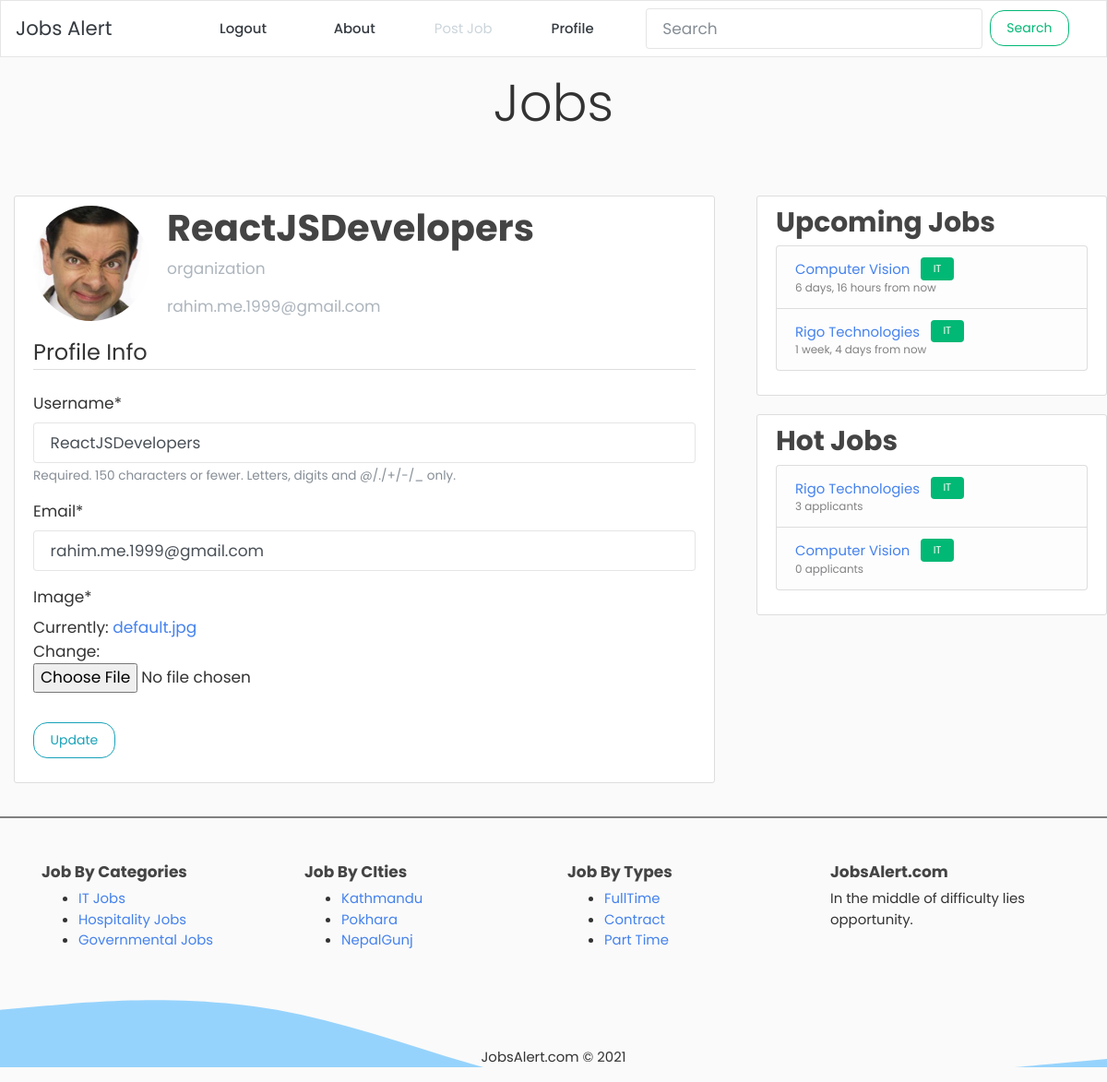
The page /profile (signed in) on the database its author committed.
### users/models.py (models this page shows, shortened)
class Profile(models.Model):
    user = models.OneToOneField(User, on_delete=models.CASCADE)
    image = models.ImageField(default='default.jpg', upload_to='profile_pics')
    account_type = models.CharField(max_length=200, null=True)

### blog/models.py (models this page shows, shortened)
class Post(models.Model):
    title = models.CharField(max_length=100)
    content = models.TextField()
    category = models.ForeignKey(
        Category,
        on_delete=models.SET_NULL,
        related_name='posts',
        related_query_name='posts',
        null=True,
    )
    date_posted = models.DateTimeField(default=timezone.now)
    author = models.ForeignKey(User, on_delete=models.CASCADE)
    due_date = models.DateTimeField()

class Category(models.Model):
    category_name = models.CharField(max_length = 50, verbose_name='Category Name')
    image = models.ImageField(upload_to='category_images/', null=True, blank=True)
    def __str__(self):
        return self.category_name

### users/views.py (the view)
# urls.py: path('profile', user_views.profile, name='profile'),
@login_required
def profile(request):
    if request.method == 'POST':
        u_form = UserUpdateForm(request.POST, instance=request.user)
        p_form = ProfileUpdateForm(request.POST, request.FILES, instance=request.user.profile)
        if u_form.is_valid() and p_form.is_valid():
            u_form.save()
            p_form.save()
            messages.success(request, 'Your account has been updated successfully!')
            return redirect('profile')
    else:
        u_form = UserUpdateForm(instance=request.user)
        p_form = ProfileUpdateForm(instance=request.user.profile)
    context = {
        'u_form': u_form,
        'p_form': p_form
    }
    return render(request, 'users/profile.html', context)

### users/forms.py
class UserUpdateForm(forms.ModelForm):
    email = forms.EmailField()
    class Meta:
        model = User
        fields = ['username', 'email']

class ProfileUpdateForm(forms.ModelForm):
    class Meta:
        model = Profile
        fields = ['image']

### blog/context_processors.py (called while the page is built)
def get_latest_jobs(request):
    posts = Post.objects.filter(due_date__gte=timezone.now()).order_by('due_date')[:4]
    return {
        'hot_box_posts': posts
    }

def get_hot_jobs(request):
    posts = Post.objects.annotate(
                num_applicants=Count('job_applications')
            ).order_by('-num_applicants')[:4]
    return {
        'hot_box_posts_second': posts
    }

### users/templates/users/profile.html (shortened to what this page needs)
{% extends "blog/base.html" %}
{% load crispy_forms_tags %}
{% block content %}
    <div class="content-section">
      <div class="media">
        <img class="rounded-circle account-img" src="{{ user.profile.image.url }}">
        <div class="media-body">
          <h2 class="account-heading">{{ user.username }}</h2>
          <p class="text-secondary">{{ user.profile.account_type }}</p>
          <p class="text-secondary">{{ user.email }}</p>
        </div>
      </div>
      <form method="POST" enctype="multipart/form-data">
        <fieldset class="form-group">
            <legend class="border-bottom mb-4">Profile Info</legend>
            {{ u_form|crispy }}
            {{ p_form|crispy }}
        </fieldset>
        <div class="form-group">
            <button class="btn btn-outline-info" type="submit">Update</button>
        </div>
    </form>
    </div>
{% endblock content %}

### blog/templates/blog/base.html (shortened to what this page needs)
{% load static %}
{% load humanize %}
<!DOCTYPE html>
<html lang="en">
<head>
  <link rel="stylesheet" href="{% static 'css/bootstrap.min.css' %}">
  <link rel="stylesheet" href="{% static 'css/style.css' %}">
  <link rel="stylesheet" type="text/css" href="{% static 'blog/main.css' %}">
</head>
<body>
  {% include 'blog/navbar.html' %}
  <main role="main">
  <div style="height:150px">
  <p class=" text-center py-3 display-4" style="font-family: 'Pacifico', cursive; !important">{{request.GET.category.upper}}Jobs</p>
  </div>
    <div class="row">
      <div class="col-md-8">
      <div class="container">
      {% block content %}{% endblock %}
      </div>
      </div>
      <div class="col-md-4" id="Sidebar">
        <div class="content-section">
          <h3>Upcoming Jobs</h3>
          <ul class="list-group">
            {% for job in hot_box_posts %}
              <li class="list-group-item list-group-item-light" >
              <a class="" href="{% url 'post-detail' job.id %}">{{ job.title }}</a>
              <span class="ml-2 badge badge-success">{{job.category}}</span>
              <div class="small">{{job.due_date|naturaltime}}</div>
              </li>
            {% endfor %}
          </ul>
        </div>
        <div class="content-section">
          <h3>Hot Jobs</h3>
          <ul class="list-group">
            {% for job in hot_box_posts_second %}
              <li class="list-group-item list-group-item-light" >
              <a class="" href="{% url 'post-detail' job.id %}">{{ job.title }}</a>
              <span class="ml-2 badge badge-success">{{job.category}}</span>
              <div class="small">{{job.num_applicants}} applicants</div>
              </li>
            {% endfor %}
          </ul>
        </div>
      </div>
    </div>
    <hr style="border:1px solid grey;" class="mb-5"/>
    <footer class="footer-light footer-light-expand-md" style="background: url('{% static 'images/wave.svg' %}');background-size: cover;">
            <div class="container">
            <div class="row" style="min-height:200px;">
                <div class="col-md-3 item">
                    <h3 class="h6">Job By Categories</h3>
                    <ul>
                        <li><a href="{% url 'blog-home' %}?category=it">IT Jobs</a></li>
                        <li><a href="{% url 'blog-home' %}?category=hospitality">Hospitality Jobs</a></li>
                        <li><a href="{% url 'blog-home' %}?category=governmental">Governmental Jobs</a></li>
                    </ul>
                </div>
                <div class="col-md-3 item">
                    <h3 class="h6">Job By CIties</h3>
                    <ul>
                        <li><a href="#">Kathmandu</a></li>
                        <li><a href="#">Pokhara</a></li>
                        <li><a href="#">NepalGunj</a></li>
                    </ul>
                </div>
                <div class="col-md-3 item">
                    <h3 class="h6">Job By Types</h3>
                    <ul>
                        <li><a href="#">FullTime</a></li>
                        <li><a href="#">Contract</a></li>
                        <li><a href="#">Part Time</a></li>
                    </ul>
                </div>
                <div class="col-md-3 item text">
                    <h3 class="h6">JobsAlert.com</h3>
                    <p>In the middle of difficulty lies opportunity.</p>
                </div>
                <div class="col item social"></div>
            </div>
            </div>
            <p class="copyright text-center">JobsAlert.com © 2021</p>
    </footer>
  </main>
</body>
</html>

### static_files/css/style.css (style rules this page uses)
* { font-family: 'Poppins', sans-serif !important; }

### blog/static/blog/main.css (style rules this page uses)
body { background: #fafafa; color: #333333; }
h1, h2, h3, h4, h5, h6 { color: #444444; }
ul { margin: 0; }
.content-section { background: #ffffff; padding: 10px 20px; border: 1px solid #dddddd; border-radius: 3px; margin-bottom: 20px; }
.account-img { height: 125px; width: 125px; margin-right: 20px; margin-bottom: 16px; }
.account-heading { font-size: 2.5rem; }

### rows shown on the page
Post: title "Computer Vision", category "IT", due_date "6 days, 16 hours from now", num_applicants "0"
Post: title "Rigo Technologies", category "IT", due_date "1 week, 4 days from now", num_applicants "3"

### other values the page prints
{{ user.username }} "ReactJSDevelopers"
{{ user.profile.account_type }} "organization"
{{ user.email }} "rahim.me.1999@gmail.com"
